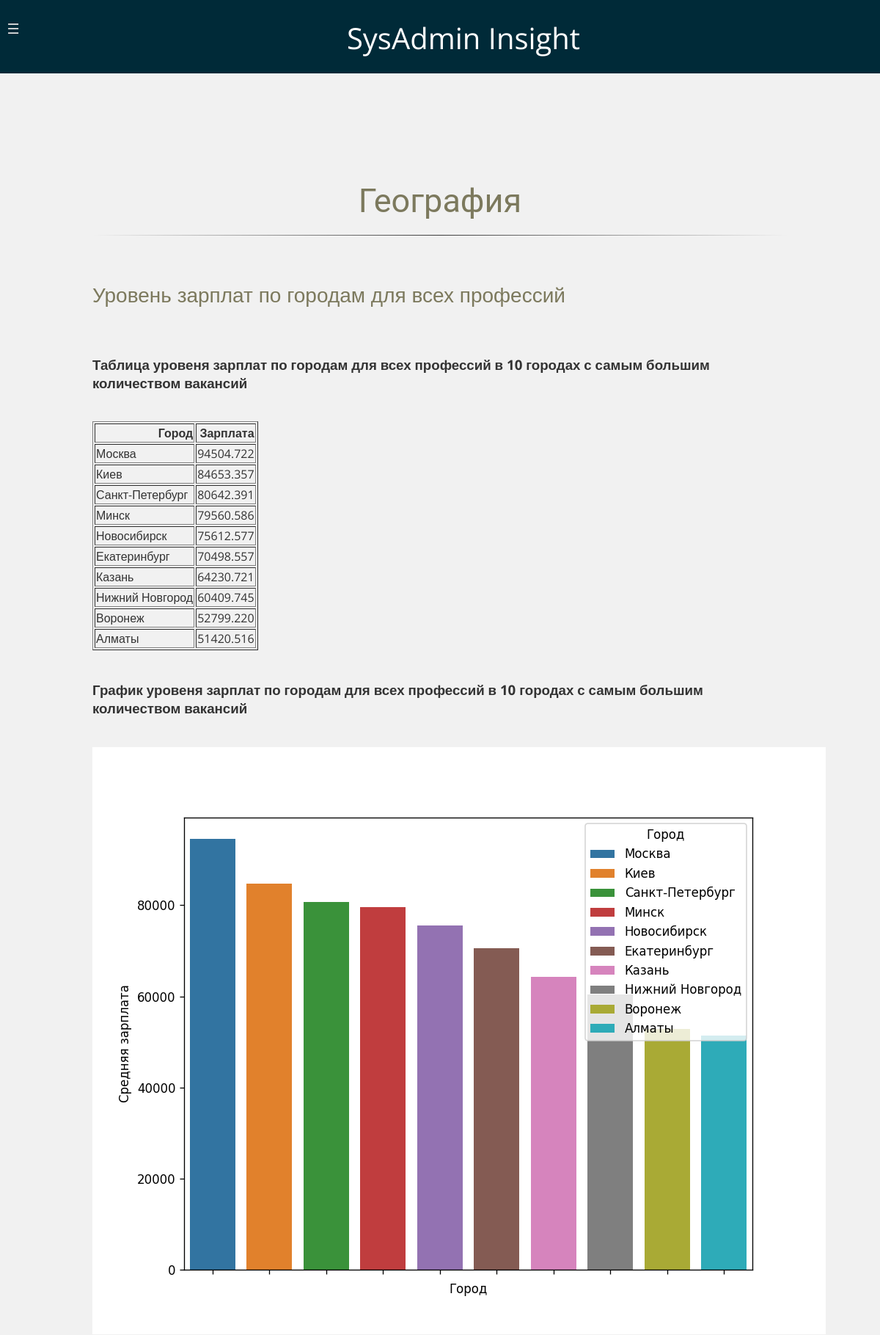
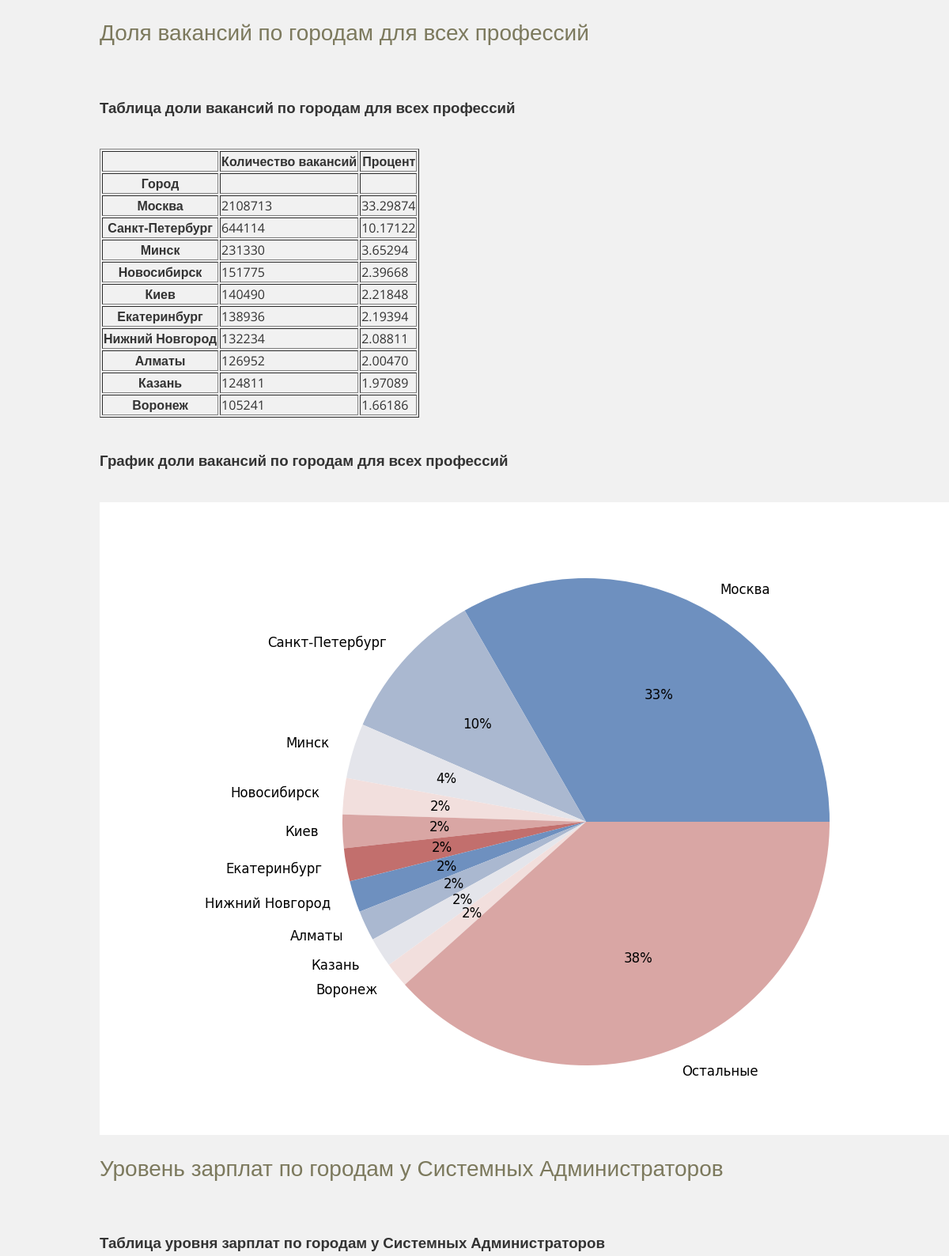
The page /5 (upper part) on the database its author committed (2 pictures, top to bottom).
### sys_admin/models.py (models this page shows, shortened)
class Article(models.Model):
    title = models.CharField(max_length=200)
    text = models.TextField(null=True, blank=True)
    graphics_and_tables = models.ManyToManyField(TableGraphicPair, blank=True)
    def get_absolute_url(self):
        return reverse('get_article', args=[self.pk])

class TableGraphicPair(models.Model):
    title = models.CharField(max_length=200)
    graphic_title = models.CharField(max_length=150)
    graphic = models.ImageField(upload_to="graphics/")
    table_title = models.CharField(max_length=150)
    table = models.FileField(upload_to="tables/")

### sys_admin/views.py (the view)
# urls.py: path("", views.get_article, name="main_page"),
def get_article(request: HttpRequest, article_pk: int | None = None) -> HttpResponse:
    context = {
        "articles": Article.objects.all()
    }
    if article_pk is not None:
        context["current_article"] = Article.objects.get(pk=article_pk)
    else:
        try:
            context["current_article"] = Article.objects.get(title="Главная страница")
        except Article.DoesNotExist:
            raise Http404("Page Not Found")
    return render(request, 'article.html', context)

### sys_admin/templates/article.html
{% extends 'base.html' %}
{% block content %}
    <article class="main-article">
            {% if current_article.text %}
                {{current_article.text|safe}}
            {%else%}
                <h1 class="article-title">{{current_article.title}}</h1>
            {% endif %}
            <hr>
            <br>
            {%if current_article.graphics_and_tables%}
                {% for graph_table in current_article.graphics_and_tables.all%}
                    <br>
                    <h2>{{graph_table.title}}</h2>
                    <br>
                    <h3>{{graph_table.table_title}}</h3>
                    <br>
                    {{graph_table.table.file.read.decode|safe}}
                    <br>
                    <h3>{{graph_table.graphic_title}}</h3>
                    <br>
                    <img src="{{graph_table.graphic}}">
                    <br>
                {%endfor%}
            {%endif%}
    </article>
{% endblock %}

### sys_admin/static/style.css (style rules this page uses)
* { box-sizing: border-box; }
html, body { margin: 0; padding: 0; width: 100%; height: 100%; }
body { color: #333; font: 1em 'Open Sans', sans-serif; background-color: #f1f1f1; }
article { margin: 0 1em; padding: 0 22px; -webkit-transition: -webkit-transform .3s; -moz-transition: : -moz-transform .3s; transition: transform .3s; }
hr { margin: 22px 0; height: 1px; border: 0; background-image: -webkit-linear-gradient(left, rgba(0, 0, 0, 0), rgba(0, 0, 0, 0.75), rgba(0, 0, 0, 0)); background-image: -moz-linear-gradient(left, rgba(0, 0, 0, 0), rgba(0, 0, 0, 0.75), rgba(0, 0, 0, 0)); background-image: -ms-linear-gradient(left, rgba(0, 0, 0, 0), rgba(0, 0, 0, 0.75), rgba(0, 0, 0, 0)); background-image: linear-gradient(left, rgba(0, 0, 0, 0), rgba(0, 0, 0, 0.75), rgba(0, 0, 0, 0)); }
h1, h2 { margin-bottom: 22px; color: #191919; font-weight: 300; }
h1 { font-size: 32px; line-height: 32px; }
h2 { color: #ffffff; font-size: 26px; line-height: 26px; }
.main-article { margin-top: 80px; }
.main-article h1 { color: #7c795d; font-family: Roboto, sans-serif; font-size: 45px; font-weight: normal; line-height: 48px; margin: 0; }
.main-article h2 { color: #7c795d; font-family: ‘Source Sans Pro’, sans-serif; font-size: 28px; font-weight: 400; line-height: 32px; margin: 0 0 24px; }
.article-title { text-align: center; }

### sys_admin/static/left-nav-style.css (style rules this page uses)
body { -webkit-animation: bugfix infinite 1s; }
@media screen and (min-width: 320px) { html, body { margin: 0; overflow-x: hidden; } }

### rows shown on the page
Article: title "География"
TableGraphicPair: title "Уровень зарплат по городам для всех профессий", table_title "Таблица уровеня зарплат по городам для всех профессий в 10 городах с самым большим количеством вакансий", table.file.read.decode "Город Зарплата Москва 94504.722 Киев 84653.357 Санкт-Петербург 80642.391 Минск 79560.586 Новосибирск 75612.577 Екатеринбург 70498.557 Казань 64230.721 Нижний Новгород 60409.745 Воронеж 52799.220 Алматы 51420.516", graphic_title "График уровеня зарплат по городам для всех профессий в 10 городах с самым большим количеством вакансий", graphic (picture)
TableGraphicPair: title "Доля вакансий по городам для всех профессий", table_title "Таблица доли вакансий по городам для всех профессий", table.file.read.decode "Количество вакансий Процент Город Москва 2108713 33.29874 Санкт-Петербург 644114 10.17122 Минск 231330 3.65294 Новосибирск 151775 2.39668 Киев 140490 2.21848 Екатеринбург 138936 2.19394 Нижний Новгород 132234 2.08811 Алматы 126952 2.00470 Казань 124811 1.97089 Воронеж 105241 1.66186", graphic_title "График доли вакансий по городам для всех профессий", graphic (picture)
TableGraphicPair: title "Уровень зарплат по городам у Системных Администраторов", table_title "Таблица уровня зарплат по городам у Системных Администраторов"
